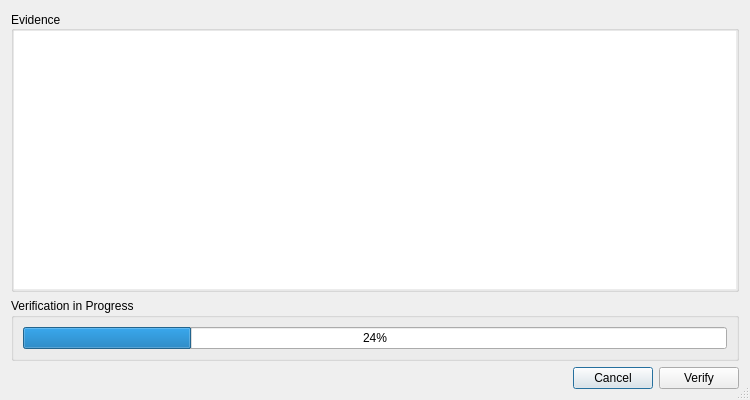
<?xml version="1.0" encoding="UTF-8"?>
<ui version="4.0">
 <class>VerEvidenceDialog</class>
 <widget class="QDialog" name="VerEvidenceDialog">
  <property name="windowModality">
   <enum>Qt::NonModal</enum>
  </property>
  <property name="geometry">
   <rect>
    <x>0</x>
    <y>0</y>
    <width>750</width>
    <height>400</height>
   </rect>
  </property>
  <property name="acceptDrops">
   <bool>true</bool>
  </property>
  <property name="windowTitle">
   <string>Verify Evidence</string>
  </property>
  <property name="sizeGripEnabled">
   <bool>true</bool>
  </property>
  <property name="modal">
   <bool>true</bool>
  </property>
  <layout class="QVBoxLayout" name="verticalLayout">
   <item>
    <widget class="QGroupBox" name="groupbox">
     <property name="acceptDrops">
      <bool>true</bool>
     </property>
     <property name="title">
      <string>Evidence</string>
     </property>
     <property name="alignment">
      <set>Qt::AlignLeading|Qt::AlignLeft|Qt::AlignVCenter</set>
     </property>
     <property name="flat">
      <bool>false</bool>
     </property>
     <layout class="QVBoxLayout" name="verticalLayout_2">
      <property name="leftMargin">
       <number>0</number>
      </property>
      <property name="topMargin">
       <number>0</number>
      </property>
      <property name="rightMargin">
       <number>0</number>
      </property>
      <property name="bottomMargin">
       <number>0</number>
      </property>
      <item>
       <widget class="QListWidget" name="evidencelist">
        <property name="acceptDrops">
         <bool>true</bool>
        </property>
        <property name="frameShape">
         <enum>QFrame::NoFrame</enum>
        </property>
        <property name="editTriggers">
         <set>QAbstractItemView::NoEditTriggers</set>
        </property>
        <property name="showDropIndicator" stdset="0">
         <bool>true</bool>
        </property>
        <property name="dragDropMode">
         <enum>QAbstractItemView::DropOnly</enum>
        </property>
        <property name="defaultDropAction">
         <enum>Qt::LinkAction</enum>
        </property>
        <property name="alternatingRowColors">
         <bool>true</bool>
        </property>
        <property name="selectionMode">
         <enum>QAbstractItemView::ExtendedSelection</enum>
        </property>
        <property name="uniformItemSizes">
         <bool>true</bool>
        </property>
        <property name="wordWrap">
         <bool>true</bool>
        </property>
       </widget>
      </item>
     </layout>
    </widget>
   </item>
   <item>
    <widget class="QGroupBox" name="groupBox">
     <property name="title">
      <string>Verification in Progress</string>
     </property>
     <layout class="QHBoxLayout" name="horizontalLayout">
      <item>
       <widget class="QProgressBar" name="progressBar">
        <property name="value">
         <number>24</number>
        </property>
       </widget>
      </item>
     </layout>
    </widget>
   </item>
   <item>
    <layout class="QHBoxLayout" name="horizontalLayout_2">
     <item>
      <spacer name="horizontalSpacer_2">
       <property name="orientation">
        <enum>Qt::Horizontal</enum>
       </property>
       <property name="sizeHint" stdset="0">
        <size>
         <width>40</width>
         <height>20</height>
        </size>
       </property>
      </spacer>
     </item>
     <item>
      <widget class="QPushButton" name="cancelbutton">
       <property name="text">
        <string>Cancel</string>
       </property>
      </widget>
     </item>
     <item>
      <widget class="QPushButton" name="verifybutton">
       <property name="text">
        <string>Verify</string>
       </property>
      </widget>
     </item>
    </layout>
   </item>
  </layout>
 </widget>
 <resources/>
 <connections/>
</ui>
